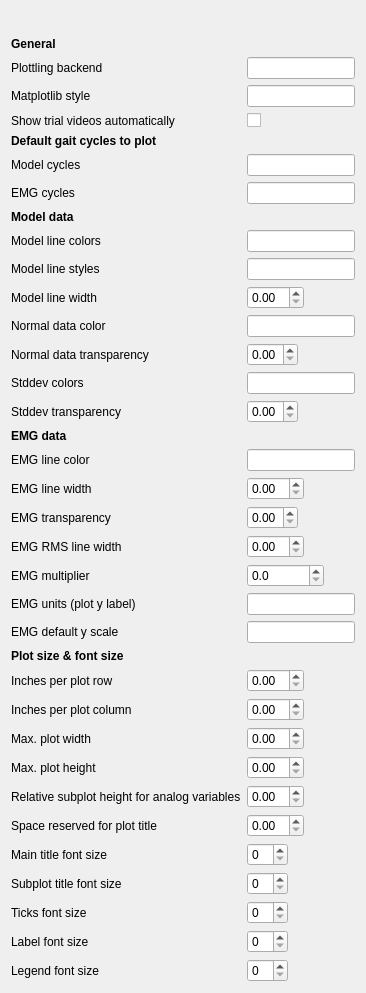
     <widget class="QWidget" name="plot">
      <attribute name="title">
       <string>Plotting</string>
      </attribute>
      <layout class="QHBoxLayout" name="horizontalLayout_2">
       <item>
        <layout class="QFormLayout" name="formLayout_3">
         <item row="0" column="0">
          <spacer name="verticalSpacer_7">
           <property name="orientation">
            <enum>Qt::Vertical</enum>
           </property>
           <property name="sizeHint" stdset="0">
            <size>
             <width>20</width>
             <height>20</height>
            </size>
           </property>
          </spacer>
         </item>
         <item row="1" column="0">
          <widget class="QLabel" name="label_28">
           <property name="font">
            <font>
             <weight>75</weight>
             <bold>true</bold>
            </font>
           </property>
           <property name="text">
            <string>General</string>
           </property>
          </widget>
         </item>
         <item row="3" column="0">
          <widget class="QLabel" name="label_70">
           <property name="text">
            <string>Plottling backend</string>
           </property>
          </widget>
         </item>
         <item row="4" column="0">
          <widget class="QLabel" name="label_31">
           <property name="text">
            <string>Matplotlib style</string>
           </property>
          </widget>
         </item>
         <item row="4" column="1">
          <widget class="QLineEdit" name="cfg_mpl_style"/>
         </item>
         <item row="5" column="0">
          <widget class="QLabel" name="label_34">
           <property name="text">
            <string>Show trial videos automatically</string>
           </property>
          </widget>
         </item>
         <item row="5" column="1">
          <widget class="QCheckBox" name="cfg_show_videos">
           <property name="text">
            <string/>
           </property>
          </widget>
         </item>
         <item row="6" column="0">
          <widget class="QLabel" name="label_35">
           <property name="font">
            <font>
             <weight>75</weight>
             <bold>true</bold>
            </font>
           </property>
           <property name="text">
            <string>Default gait cycles to plot</string>
           </property>
          </widget>
         </item>
         <item row="7" column="0">
          <widget class="QLabel" name="label_36">
           <property name="text">
            <string>Model cycles</string>
           </property>
          </widget>
         </item>
         <item row="7" column="1">
          <widget class="QLineEdit" name="cfg_default_model_cycles"/>
         </item>
         <item row="8" column="0">
          <widget class="QLabel" name="label_37">
           <property name="text">
            <string>EMG cycles</string>
           </property>
          </widget>
         </item>
         <item row="8" column="1">
          <widget class="QLineEdit" name="cfg_default_emg_cycles"/>
         </item>
         <item row="9" column="0">
          <widget class="QLabel" name="label_29">
           <property name="font">
            <font>
             <weight>75</weight>
             <bold>true</bold>
            </font>
           </property>
           <property name="text">
            <string>Model data</string>
           </property>
          </widget>
         </item>
         <item row="10" column="0">
          <widget class="QLabel" name="label_45">
           <property name="text">
            <string>Model line colors</string>
           </property>
          </widget>
         </item>
         <item row="10" column="1">
          <widget class="QLineEdit" name="cfg_model_tracecolors"/>
         </item>
         <item row="11" column="0">
          <widget class="QLabel" name="label_38">
           <property name="text">
            <string>Model line styles</string>
           </property>
          </widget>
         </item>
         <item row="11" column="1">
          <widget class="QLineEdit" name="cfg_model_linestyles"/>
         </item>
         <item row="12" column="0">
          <widget class="QLabel" name="label_39">
           <property name="text">
            <string>Model line width</string>
           </property>
          </widget>
         </item>
         <item row="12" column="1">
          <widget class="QDoubleSpinBox" name="cfg_model_linewidth">
           <property name="sizePolicy">
            <sizepolicy hsizetype="Fixed" vsizetype="Fixed">
             <horstretch>0</horstretch>
             <verstretch>0</verstretch>
            </sizepolicy>
           </property>
           <property name="maximum">
            <double>10.000000000000000</double>
           </property>
           <property name="singleStep">
            <double>0.500000000000000</double>
           </property>
          </widget>
         </item>
         <item row="14" column="0">
          <widget class="QLabel" name="label_41">
           <property name="text">
            <string>Normal data color</string>
           </property>
          </widget>
         </item>
         <item row="14" column="1">
          <widget class="QLineEdit" name="cfg_model_normals_color"/>
         </item>
         <item row="15" column="0">
          <widget class="QLabel" name="label_40">
           <property name="text">
            <string>Normal data transparency</string>
           </property>
          </widget>
         </item>
         <item row="15" column="1">
          <widget class="QDoubleSpinBox" name="cfg_model_normals_alpha">
           <property name="sizePolicy">
            <sizepolicy hsizetype="Fixed" vsizetype="Fixed">
             <horstretch>0</horstretch>
             <verstretch>0</verstretch>
            </sizepolicy>
           </property>
           <property name="maximum">
            <double>1.000000000000000</double>
           </property>
           <property name="singleStep">
            <double>0.100000000000000</double>
           </property>
          </widget>
         </item>
         <item row="16" column="0">
          <widget class="QLabel" name="label_48">
           <property name="text">
            <string>Stddev colors</string>
           </property>
          </widget>
         </item>
         <item row="16" column="1">
          <widget class="QLineEdit" name="cfg_model_stddev_colors"/>
         </item>
         <item row="17" column="0">
          <widget class="QLabel" name="label_49">
           <property name="text">
            <string>Stddev transparency</string>
           </property>
          </widget>
         </item>
         <item row="17" column="1">
          <widget class="QDoubleSpinBox" name="cfg_model_stddev_alpha">
           <property name="sizePolicy">
            <sizepolicy hsizetype="Fixed" vsizetype="Fixed">
             <horstretch>0</horstretch>
             <verstretch>0</verstretch>
            </sizepolicy>
           </property>
           <property name="maximum">
            <double>1.000000000000000</double>
           </property>
           <property name="singleStep">
            <double>0.100000000000000</double>
           </property>
          </widget>
         </item>
         <item row="18" column="0">
          <widget class="QLabel" name="label_30">
           <property name="font">
            <font>
             <weight>75</weight>
             <bold>true</bold>
            </font>
           </property>
           <property name="text">
            <string>EMG data</string>
           </property>
          </widget>
         </item>
         <item row="19" column="0">
          <widget class="QLabel" name="label_46">
           <property name="text">
            <string>EMG line color</string>
           </property>
          </widget>
         </item>
         <item row="19" column="1">
          <widget class="QLineEdit" name="cfg_emg_tracecolor"/>
         </item>
         <item row="20" column="0">
          <widget class="QLabel" name="label_42">
           <property name="text">
            <string>EMG line width</string>
           </property>
          </widget>
         </item>
         <item row="20" column="1">
          <widget class="QDoubleSpinBox" name="cfg_emg_linewidth">
           <property name="sizePolicy">
            <sizepolicy hsizetype="Fixed" vsizetype="Fixed">
             <horstretch>0</horstretch>
             <verstretch>0</verstretch>
            </sizepolicy>
           </property>
           <property name="maximum">
            <double>10.000000000000000</double>
           </property>
           <property name="singleStep">
            <double>0.500000000000000</double>
           </property>
          </widget>
         </item>
         <item row="21" column="0">
          <widget class="QLabel" name="label_44">
           <property name="text">
            <string>EMG transparency</string>
           </property>
          </widget>
         </item>
         <item row="21" column="1">
          <widget class="QDoubleSpinBox" name="cfg_emg_alpha">
           <property name="sizePolicy">
            <sizepolicy hsizetype="Fixed" vsizetype="Fixed">
             <horstretch>0</horstretch>
             <verstretch>0</verstretch>
            </sizepolicy>
           </property>
           <property name="maximum">
            <double>1.000000000000000</double>
           </property>
           <property name="singleStep">
            <double>0.100000000000000</double>
           </property>
          </widget>
         </item>
         <item row="22" column="0">
          <widget class="QLabel" name="label_43">
           <property name="text">
            <string>EMG RMS line width</string>
           </property>
          </widget>
         </item>
         <item row="22" column="1">
          <widget class="QDoubleSpinBox" name="cfg_emg_rms_linewidth">
           <property name="sizePolicy">
            <sizepolicy hsizetype="Fixed" vsizetype="Fixed">
             <horstretch>0</horstretch>
             <verstretch>0</verstretch>
            </sizepolicy>
           </property>
           <property name="maximum">
            <double>10.000000000000000</double>
           </property>
           <property name="singleStep">
            <double>0.500000000000000</double>
           </property>
          </widget>
         </item>
         <item row="23" column="0">
          <widget class="QLabel" name="label_7">
           <property name="text">
            <string>EMG multiplier</string>
           </property>
          </widget>
         </item>
         <item row="23" column="1">
          <widget class="QDoubleSpinBox" name="cfg_emg_multiplier">
           <property name="sizePolicy">
            <sizepolicy hsizetype="Fixed" vsizetype="Fixed">
             <horstretch>0</horstretch>
             <verstretch>0</verstretch>
            </sizepolicy>
           </property>
           <property name="decimals">
            <number>1</number>
           </property>
           <property name="maximum">
            <double>1000000.000000000000000</double>
           </property>
           <property name="singleStep">
            <double>1.000000000000000</double>
           </property>
          </widget>
         </item>
         <item row="24" column="0">
          <widget class="QLabel" name="label">
           <property name="text">
            <string>EMG units (plot y label)</string>
           </property>
          </widget>
         </item>
         <item row="24" column="1">
          <widget class="QLineEdit" name="cfg_emg_ylabel"/>
         </item>
         <item row="25" column="0">
          <widget class="QLabel" name="label_47">
           <property name="text">
            <string>EMG default y scale</string>
           </property>
          </widget>
         </item>
         <item row="25" column="1">
          <widget class="QLineEdit" name="cfg_emg_yscale"/>
         </item>
         <item row="26" column="0">
          <widget class="QLabel" name="label_32">
           <property name="font">
            <font>
             <weight>75</weight>
             <bold>true</bold>
            </font>
           </property>
           <property name="text">
            <string>Plot size &amp; font size</string>
           </property>
          </widget>
         </item>
         <item row="27" column="0">
          <widget class="QLabel" name="label_56">
           <property name="text">
            <string>Inches per plot row</string>
           </property>
          </widget>
         </item>
         <item row="27" column="1">
          <widget class="QDoubleSpinBox" name="cfg_inch_per_row">
           <property name="sizePolicy">
            <sizepolicy hsizetype="Fixed" vsizetype="Fixed">
             <horstretch>0</horstretch>
             <verstretch>0</verstretch>
            </sizepolicy>
           </property>
          </widget>
         </item>
         <item row="28" column="0">
          <widget class="QLabel" name="label_57">
           <property name="text">
            <string>Inches per plot column</string>
           </property>
          </widget>
         </item>
         <item row="28" column="1">
          <widget class="QDoubleSpinBox" name="cfg_inch_per_col">
           <property name="sizePolicy">
            <sizepolicy hsizetype="Fixed" vsizetype="Fixed">
             <horstretch>0</horstretch>
             <verstretch>0</verstretch>
            </sizepolicy>
           </property>
          </widget>
         </item>
         <item row="29" column="0">
          <widget class="QLabel" name="label_50">
           <property name="text">
            <string>Max. plot width</string>
           </property>
          </widget>
         </item>
         <item row="29" column="1">
          <widget class="QDoubleSpinBox" name="cfg_maxw">
           <property name="sizePolicy">
            <sizepolicy hsizetype="Fixed" vsizetype="Fixed">
             <horstretch>0</horstretch>
             <verstretch>0</verstretch>
            </sizepolicy>
           </property>
          </widget>
         </item>
         <item row="30" column="0">
          <widget class="QLabel" name="label_51">
           <property name="text">
            <string>Max. plot height</string>
           </property>
          </widget>
         </item>
         <item row="30" column="1">
          <widget class="QDoubleSpinBox" name="cfg_maxh">
           <property name="sizePolicy">
            <sizepolicy hsizetype="Fixed" vsizetype="Fixed">
             <horstretch>0</horstretch>
             <verstretch>0</verstretch>
            </sizepolicy>
           </property>
          </widget>
         </item>
         <item row="31" column="0">
          <widget class="QLabel" name="label_33">
           <property name="text">
            <string>Relative subplot height for analog variables</string>
           </property>
          </widget>
         </item>
         <item row="31" column="1">
          <widget class="QDoubleSpinBox" name="cfg_analog_plotheight">
           <property name="sizePolicy">
            <sizepolicy hsizetype="Fixed" vsizetype="Fixed">
             <horstretch>0</horstretch>
             <verstretch>0</verstretch>
            </sizepolicy>
           </property>
          </widget>
         </item>
         <item row="32" column="0">
          <widget class="QLabel" name="label_52">
           <property name="text">
            <string>Space reserved for plot title</string>
           </property>
          </widget>
         </item>
         <item row="32" column="1">
          <widget class="QDoubleSpinBox" name="cfg_titlespace">
           <property name="sizePolicy">
            <sizepolicy hsizetype="Fixed" vsizetype="Fixed">
             <horstretch>0</horstretch>
             <verstretch>0</verstretch>
            </sizepolicy>
           </property>
          </widget>
         </item>
         <item row="33" column="0">
          <widget class="QLabel" name="label_53">
           <property name="text">
            <string>Main title font size</string>
           </property>
          </widget>
         </item>
         <item row="33" column="1">
          <widget class="QSpinBox" name="cfg_maintitle_fontsize">
           <property name="sizePolicy">
            <sizepolicy hsizetype="Fixed" vsizetype="Fixed">
             <horstretch>0</horstretch>
             <verstretch>0</verstretch>
            </sizepolicy>
           </property>
          </widget>
         </item>
         <item row="34" column="0">
          <widget class="QLabel" name="label_59">
           <property name="text">
            <string>Subplot title font size</string>
           </property>
          </widget>
         </item>
         <item row="34" column="1">
          <widget class="QSpinBox" name="cfg_title_fontsize">
           <property name="sizePolicy">
            <sizepolicy hsizetype="Fixed" vsizetype="Fixed">
             <horstretch>0</horstretch>
             <verstretch>0</verstretch>
            </sizepolicy>
           </property>
          </widget>
         </item>
         <item row="35" column="0">
          <widget class="QLabel" name="label_54">
           <property name="text">
            <string>Ticks font size</string>
           </property>
          </widget>
         </item>
         <item row="35" column="1">
          <widget class="QSpinBox" name="cfg_ticks_fontsize">
           <property name="sizePolicy">
            <sizepolicy hsizetype="Fixed" vsizetype="Fixed">
             <horstretch>0</horstretch>
             <verstretch>0</verstretch>
            </sizepolicy>
           </property>
          </widget>
         </item>
         <item row="36" column="0">
          <widget class="QLabel" name="label_55">
           <property name="text">
            <string>Label font size</string>
           </property>
          </widget>
         </item>
         <item row="36" column="1">
          <widget class="QSpinBox" name="cfg_label_fontsize">
           <property name="sizePolicy">
            <sizepolicy hsizetype="Fixed" vsizetype="Fixed">
             <horstretch>0</horstretch>
             <verstretch>0</verstretch>
            </sizepolicy>
           </property>
          </widget>
         </item>
         <item row="37" column="0">
          <widget class="QLabel" name="label_58">
           <property name="text">
            <string>Legend font size</string>
           </property>
          </widget>
         </item>
         <item row="37" column="1">
          <widget class="QSpinBox" name="cfg_legend_fontsize">
           <property name="sizePolicy">
            <sizepolicy hsizetype="Fixed" vsizetype="Fixed">
             <horstretch>0</horstretch>
             <verstretch>0</verstretch>
            </sizepolicy>
           </property>
          </widget>
         </item>
         <item row="3" column="1">
          <widget class="QLineEdit" name="cfg_backend"/>
         </item>
        </layout>
       </item>
      </layout>
     </widget>
